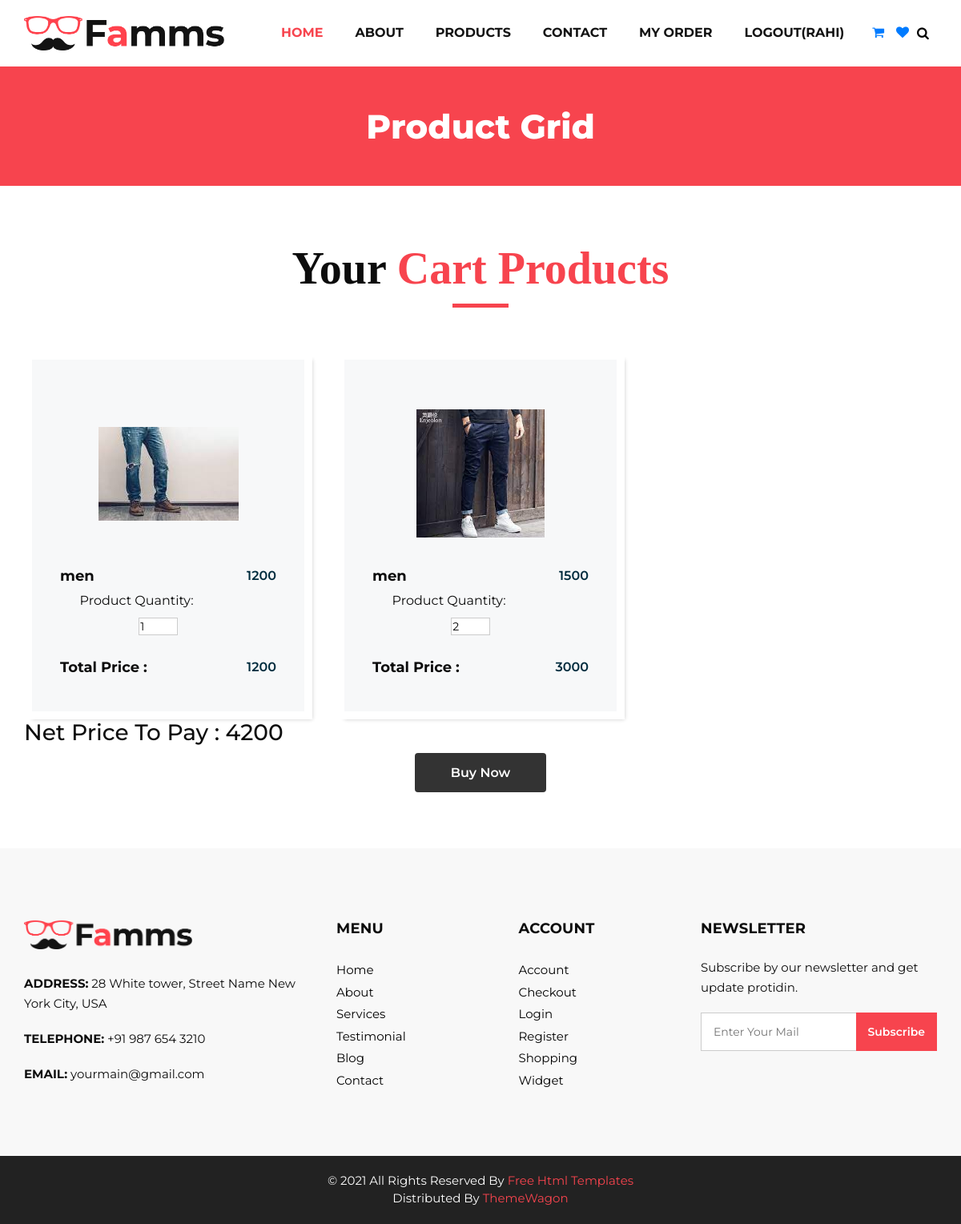
The app's page /mycart/ (signed in) with its own data.
### myapp/models.py (models this page shows, shortened)
class User(models.Model):
	fname=models.CharField(max_length=100)
	lname=models.CharField(max_length=100)
	email=models.CharField(max_length=100)
	mobile=models.CharField(max_length=100)
	address=models.TextField()
	password=models.CharField(max_length=100)
	usertype=models.CharField(max_length=100,default="user")

class Cart(models.Model):
	user=models.ForeignKey(User,on_delete=models.CASCADE)
	product=models.ForeignKey(Product,on_delete=models.CASCADE)
	date=models.DateTimeField(default=timezone.now)
	product_qty=models.PositiveIntegerField()
	product_price=models.PositiveIntegerField()
	total_price=models.PositiveIntegerField()
	payment_status=models.BooleanField(default=False)

class Product(models.Model):
	choice1=(
		('men','men'),
		('women','women'),
		('kid','kid'),
		)
	choice2=(
		('jeans','jeans'),
		('tshirt','tshirt'),
		('top','top'),
		)
	choice3=(
		('s','s'),
		('m','m'),
		('l','l'),
		('xl','xl'),
		)
	seller=models.ForeignKey(User,on_delete=models.CASCADE)
	product_category=models.CharField(max_length=100,choices=choice1)
	product_type=models.CharField(max_length=100,choices=choice2)
	product_size=models.CharField(max_length=100,choices=choice3)
	product_price=models.PositiveIntegerField()
	product_desc=models.TextField()
	product_image=models.ImageField(upload_to="product_images/")

### myapp/views.py (the view)
# urls.py: path('mycart/',views.mycart,name='mycart'),
def mycart(request):
	net_price=0
	user=User.objects.get(email=request.session['email'])
	carts=Cart.objects.filter(user=user,payment_status=False)
	for i in carts:
		net_price=net_price+i.total_price
	return render(request,'mycart.html',{'carts':carts,'net_price':net_price})

### myapp/templates/mycart.html (shortened to what this page needs)
{% extends 'header.html' %}
{% load static %}
{% block content %}
<!DOCTYPE html>
<html>
   <head>
   </head>
   <body class="sub_page">
      <section class="inner_page_head">
         <div class="container_fuild">
            <div class="row">
               <div class="col-md-12">
                  <div class="full">
                     <h3>Product Grid</h3>
                  </div>
               </div>
            </div>
         </div>
      </section>
      <section class="product_section layout_padding">
         <div class="container">
            <div class="heading_container heading_center">
               {% if carts %}
               <h2>
                  Your <span>Cart Products</span>
               </h2>
               {% else %}
               <h2>
                  No <span>Products In Cart</span>
               </h2>
               {% endif %}
            </div>
            <div class="row">
               {% for i in carts %}
               <div class="col-sm-6 col-md-4 col-lg-4">
                  <div class="box">
                     <div class="img-box">
                        <img src="{{i.product.product_image.url}}" alt="">
                     </div>
                     <div class="detail-box">
                        <h5>
                           {{i.product.product_category}}
                        </h5>
                        <h6>
                           {{i.product.product_price}}
                        </h6>
                     </div>
                     <div class="detail-box">
                        <form name="cart" method="post" action="{% url 'change_qty' pk=i.pk %}">
                           <label>Product Quantity:</label>
                           <input type="number" name="product_qty" value="{{i.product_qty}}" min="1" max="10" style="padding:1px 1px 1px 1px;width: 20%;" onchange="this.form.submit();">
                        </form>
                     </div>
                     <div class="detail-box">
                        <h5>
                           Total Price :
                        </h5>
                        <h6>
                           {{i.total_price}}
                        </h6>
                     </div>
                  </div>
               </div>
               {% endfor %}
            </div>
            <form method="post" action="{% url 'pay' %}">
               <h3>Net Price To Pay : {{net_price}}</h3>
               <input type="submit" name="action" value="Buy Now" class="btn btn-primary">
            </form>
         </div>
      </section>
   </body>
</html>
{% endblock %}

### myapp/templates/header.html (shortened to what this page needs)
{% load static %}
<!DOCTYPE html>
<html>
   <head>
      <link rel="stylesheet" type="text/css" href="{% static 'css/bootstrap.css' %}" />
      <link href="{% static 'css/font-awesome.min.css' %}" rel="stylesheet" />
      <link href="{% static 'css/style.css' %}" rel="stylesheet" />
      <link href="{% static 'css/responsive.css' %}" rel="stylesheet" />
   </head>
   <body>
      <div>
         <header class="header_section">
            <div class="container">
               <nav class="navbar navbar-expand-lg custom_nav-container ">
                  <a class="navbar-brand" href="/"><img width="250" src="{% static 'images/logo.png' %}" alt="#" /></a>
                  <div class="collapse navbar-collapse" id="navbarSupportedContent">
                     <ul class="navbar-nav">
                        <li class="nav-item active">
                           <a class="nav-link" href="/">Home <span class="sr-only">(current)</span></a>
                        </li>
                        <li class="nav-item">
                           <a class="nav-link" href="{% url 'about' %}">About</a>
                        </li>
                        <li class="nav-item">
                           <a class="nav-link" href="{% url 'product' %}">Products</a>
                        </li>
                        <li class="nav-item">
                           <a class="nav-link" href="{% url 'contact' %}">Contact</a>
                        </li>
                        <li class="nav-item">
                           <a class="nav-link" href="{% url 'myorder' %}">My Order</a>
                        </li>
                        {% if request.session.email %}
                           <li class="nav-item">
                              <a class="nav-link" href="{% url 'logout' %}">Logout({{request.session.fname}})</a>
                           </li>
                        {% endif %}
                           <li class="nav-item" style="margin-top:5px;margin-left:15px;">
                              <a href="{% url 'mycart' %}"><i class="fa fa-shopping-cart" aria-hidden="true"></i></a>
                           </li>
                           <li class="nav-item" style="margin-top:5px;margin-left:15px;">
                              <a href="{% url 'mywishlist' %}"><i class="fa fa-heart" aria-hidden="true"></i></a>
                           </li>
                        <form class="form-inline">
                           <button class="btn  my-2 my-sm-0 nav_search-btn" type="submit">
                           <i class="fa fa-search" aria-hidden="true"></i>
                           </button>
                        </form>
                     </ul>
                  </div>
               </nav>
            </div>
         </header>
      {% block content %}
      {% endblock %}
      <footer>
         <div class="container">
            <div class="row">
               <div class="col-md-4">
                   <div class="full">
                      <div class="logo_footer">
                        <a href="#"><img width="210" src="{% static 'images/logo.png' %}" alt="#" /></a>
                      </div>
                      <div class="information_f">
                        <p><strong>ADDRESS:</strong> 28 White tower, Street Name New York City, USA</p>
                        <p><strong>TELEPHONE:</strong> +91 987 654 3210</p>
                        <p><strong>EMAIL:</strong> yourmain@gmail.com</p>
                      </div>
                   </div>
               </div>
               <div class="col-md-8">
                  <div class="row">
                  <div class="col-md-7">
                     <div class="row">
                        <div class="col-md-6">
                     <div class="widget_menu">
                        <h3>Menu</h3>
                        <ul>
                           <li><a href="#">Home</a></li>
                           <li><a href="#">About</a></li>
                           <li><a href="#">Services</a></li>
                           <li><a href="#">Testimonial</a></li>
                           <li><a href="#">Blog</a></li>
                           <li><a href="#">Contact</a></li>
                        </ul>
                     </div>
                  </div>
                  <div class="col-md-6">
                     <div class="widget_menu">
                        <h3>Account</h3>
                        <ul>
                           <li><a href="#">Account</a></li>
                           <li><a href="#">Checkout</a></li>
                           <li><a href="#">Login</a></li>
                           <li><a href="#">Register</a></li>
                           <li><a href="#">Shopping</a></li>
                           <li><a href="#">Widget</a></li>
                        </ul>
                     </div>
                  </div>
                     </div>
                  </div>
                  <div class="col-md-5">
                     <div class="widget_menu">
                        <h3>Newsletter</h3>
                        <div class="information_f">
                          <p>Subscribe by our newsletter and get update protidin.</p>
                        </div>
                        <div class="form_sub">
                           <form>
                              <fieldset>
                                 <div class="field">
                                    <input type="email" placeholder="Enter Your Mail" name="email" />
                                    <input type="submit" value="Subscribe" />
                                 </div>
                              </fieldset>
                           </form>
                        </div>
                     </div>
                  </div>
                  </div>
               </div>
            </div>
         </div>
      </footer>
      <div class="cpy_">
         <p class="mx-auto">© 2021 All Rights Reserved By <a href="https://html.design/">Free Html Templates</a><br>
            Distributed By <a href="https://themewagon.com/" target="_blank">ThemeWagon</a>
         </p>
      </div>
   </body>
</html>

### myapp/static/css/responsive.css (style rules this page uses)
@media (min-width: 1200px) { .container { max-width: 1170px; } }

### records on screen
User: session.fname "RAHI"
Cart: product.product_image (picture), product.product_category "men", product.product_price "1200", product_qty "1", total_price "1200"
Cart: product.product_image (picture), product.product_category "men", product.product_price "1500", product_qty "2", total_price "3000"

### other values on screen
{{ net_price }} "4200"
